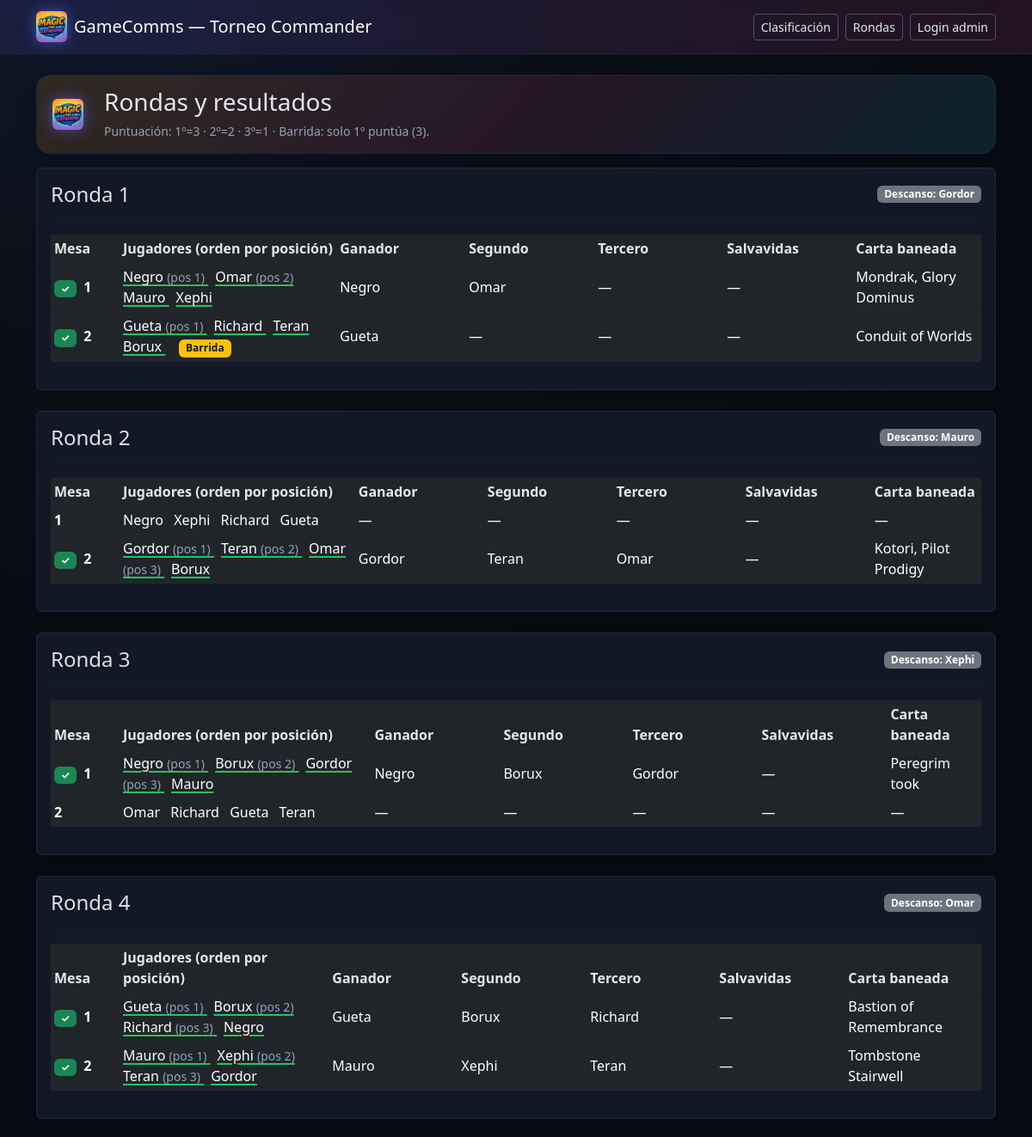
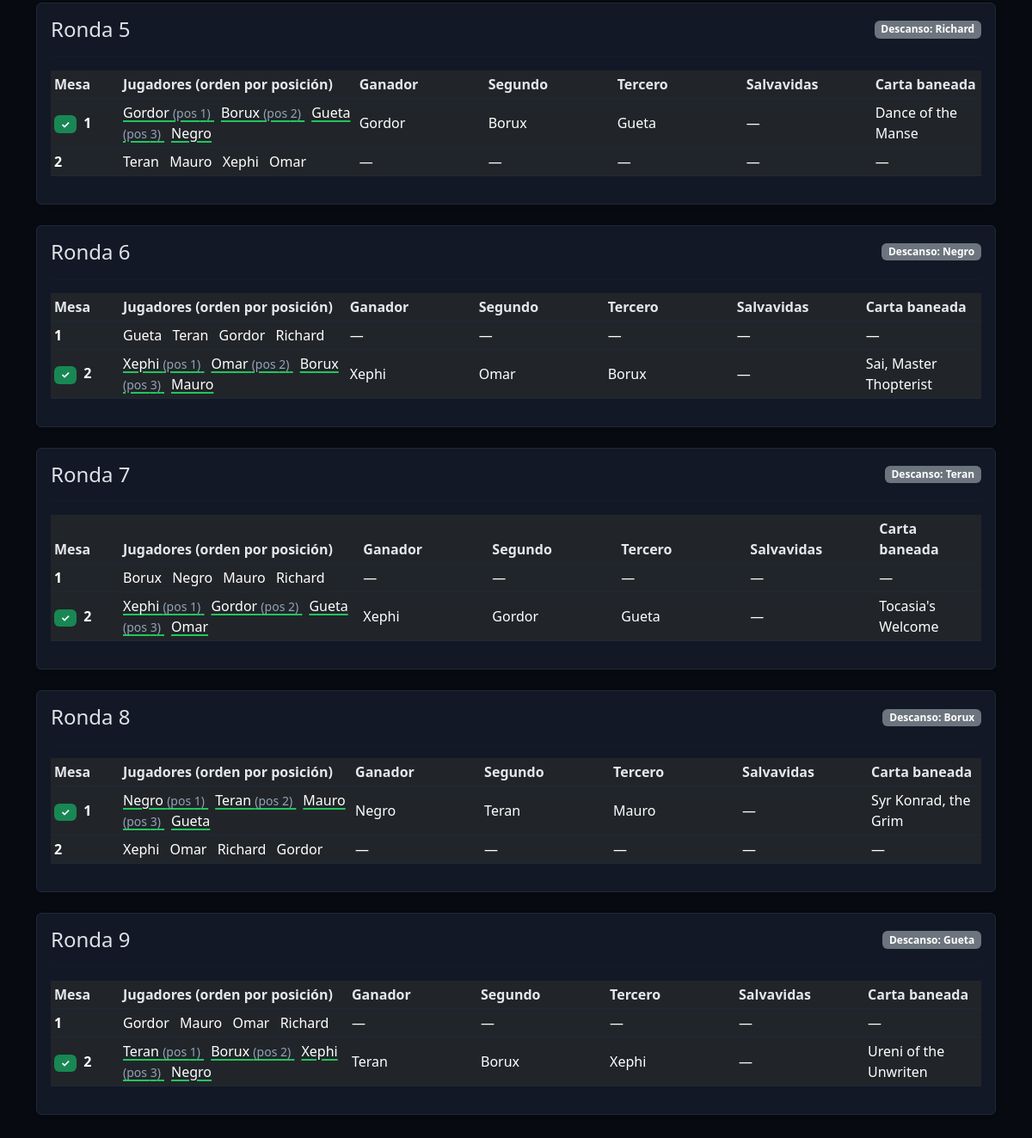
Page /rounds on the committed database (2 pictures, top to bottom).
### app.py (models this page shows)
class Player(db.Model):
    id = db.Column(db.Integer, primary_key=True)
    name = db.Column(db.String, unique=True, nullable=False)

class Game(db.Model):
    id = db.Column(db.Integer, primary_key=True)
    round_number = db.Column(db.Integer, nullable=False)
    table_no = db.Column(db.Integer, nullable=False)
    banned_card = db.Column(db.String, nullable=True)
    sweep = db.Column(db.Boolean, default=False)  # barrida: solo el 1º puntúa (3)
    save_player_id = db.Column(db.Integer, db.ForeignKey("player.id"), nullable=True)
    save_player = db.relationship("Player", foreign_keys=[save_player_id])
    created_at = db.Column(db.DateTime, default=datetime.utcnow)

### app.py (the view)
@app.route("/rounds")
def rounds_view():
    players_all = Player.query.order_by(Player.name.asc()).all()
    bye_by_round = {ri.number: (ri.bye_player.name if ri.bye_player else None,
                                ri.bye_player_id if ri.bye_player_id else None)
                    for ri in RoundInfo.query.all()}
    rounds = {}
    games = Game.query.order_by(Game.round_number.asc(), Game.table_no.asc()).all()
    for g in games:
        participants = []
        for r in sorted(g.results, key=lambda x: (x.position or 9999)):
            participants.append({"name": r.player.name, "pos": r.position})
        winner = next((r.player.name for r in g.results if r.position == 1), None)
        second = next((r.player.name for r in g.results if r.position == 2), None)
        third  = next((r.player.name for r in g.results if r.position == 3), None)
        has_winner = any(r.position == 1 for r in g.results) or bool(g.sweep)
        bye_name, bye_id = bye_by_round.get(g.round_number, (None, None))
        rounds.setdefault(g.round_number, {"bye": bye_name, "bye_id": bye_id, "games": []})
        rounds[g.round_number]["games"].append({
            "id": g.id,
            "table": g.table_no,
            "participants": participants,
            "winner": winner,
            "second": second,
            "third": third,
            "banned": g.banned_card,
            "sweep": g.sweep,
            "save": (g.save_player.name if g.save_player else None),  # Salvavidas
            "played": has_winner
        })
    ordered = []
    for number in sorted(rounds.keys()):
        r = rounds[number]
        r["games"].sort(key=lambda x: x["table"])
        ordered.append({"number": number, "bye": r["bye"], "bye_id": r["bye_id"], "games": r["games"]})
    return render_template("rounds.html",
                           rounds=ordered,
                           players_all=players_all,
                           is_admin=session.get("is_admin", False))

### templates/rounds.html (shortened to what this page needs)
<!doctype html>
<html lang="es" data-bs-theme="dark">
<head>
  <link href="https://cdn.jsdelivr.net/npm/bootstrap@5.3.3/dist/css/bootstrap.min.css" rel="stylesheet">
  <link href="{{ url_for('static', filename='dark.css') }}" rel="stylesheet">
</head>
<body class="bg-light">
  <nav class="navbar navbar-dark">
    <div class="container">
      <a class="navbar-brand d-flex align-items-center" href="{{ url_for('index') }}">
        <img src="{{ url_for('static', filename='img/gamecomms.png') }}" class="brand-logo" alt="GameComms">
        <span>GameComms — Torneo Commander</span>
      </a>
      <div class="d-flex gap-2">
        <a class="btn btn-outline-light btn-sm" href="{{ url_for('index') }}">Clasificación</a>
        <a class="btn btn-outline-light btn-sm" href="{{ url_for('rounds_view') }}">Rondas</a>
        {% if is_admin %}
          <a class="btn btn-outline-light btn-sm" href="{{ url_for('logout') }}">Cerrar sesión</a>
        {% else %}
          <a class="btn btn-outline-light btn-sm" href="{{ url_for('login') }}">Login admin</a>
        {% endif %}
      </div>
    </div>
  </nav>
  <div class="container py-4">
    <div class="hero mb-3 d-flex align-items-center gap-3">
      <img src="{{ url_for('static', filename='img/gamecomms.png') }}" class="brand-logo" alt="GameComms">
      <div>
        <h1 class="h3 mb-1">Rondas y resultados</h1>
        <small class="text-muted">Puntuación: 1º=3 · 2º=2 · 3º=1 · Barrida: solo 1º puntúa (3).</small>
      </div>
    </div>
    {% for r in rounds %}
      <div class="card shadow-sm mb-4">
        <div class="card-body">
          <div class="d-flex justify-content-between align-items-center">
            <h4 class="card-title mb-0">Ronda {{ r.number }}</h4>
              {% if is_admin %}
                <div class="d-flex align-items-center gap-2">
                  <a class="btn btn-outline-primary btn-sm"
                    href="{{ url_for('round_edit', round_no=r.number) }}">Editar mesas</a>
                  <form class="d-inline"
                        method="post"
                        action="{{ url_for('round_clear', round_no=r.number) }}"
                        onsubmit="return confirm('¿Vaciar todas las mesas de la ronda {{ r.number }}? Se mantienen los descansos.');">
                    <button class="btn btn-outline-warning btn-sm">Vaciar ronda</button>
                  </form>
                  <form class="d-flex align-items-center gap-2"
                        method="post"
                        action="{{ url_for('round_set_bye', round_no=r.number) }}">
                    <label class="form-label mb-0">Descanso:</label>
                    <select class="form-select form-select-sm" name="bye_player_id" style="width: 220px;">
                      <option value="none">Nadie</option>
                      {% for p in players_all %}
                        <option value="{{ p.id }}" {% if r.bye_id == p.id %}selected{% endif %}>{{ p.name }}</option>
                      {% endfor %}
                    </select>
                    <button class="btn btn-sm btn-primary">Guardar</button>
                  </form>
                </div>
              {% else %}
              {% if r.bye %}
                <span class="badge bg-secondary">Descanso: {{ r.bye }}</span>
              {% endif %}
            {% endif %}
          </div>
          <hr>
          <div class="table-responsive">
            <table class="table table-sm align-middle">
              <thead>
                <tr>
                  <th style="width:80px;">Mesa</th>
                  <th>Jugadores (orden por posición)</th>
                  <th style="width:150px;">Ganador</th>
                  <th style="width:150px;">Segundo</th>
                  <th style="width:150px;">Tercero</th>
                  <th style="width:150px;">Salvavidas</th>
                  <th>Carta baneada</th>
                </tr>
              </thead>
              <tbody>
                {% for g in r.games %}
                  <tr class="{% if g.played %}game-played{% endif %}">
                    <td>
                      <strong>
                        {% if g.played %}
                          <span class="badge bg-success me-1">✓</span>
                        {% endif %}
                        {{ g.table }}
                      </strong>
                    </td>
                    <td class="{% if g.played %}played-underline{% endif %}">
                      {% for p in g.participants %}
                        <span class="me-2">
                          {{ p.name }}{% if p.pos %} <small class="text-muted">(pos {{ p.pos }})</small>{% endif %}
                        </span>
                      {% endfor %}
                      {% if g.sweep %}
                        <span class="badge bg-warning text-dark ms-2">Barrida</span>
                      {% endif %}
                    </td>
                    <td>{{ g.winner or "—" }}</td>
                    <td>{{ g.second or "—" }}</td>
                    <td>{{ g.third  or "—" }}</td>
                    <td>{% if g.save %}<span class="badge bg-info">🛡️ {{ g.save }}</span>{% else %}—{% endif %}</td>
                    <td>
                      {% if g.banned %}
                        <span class="scryfall-card" data-cardname="{{ g.banned }}">{{ g.banned }}</span>
                      {% else %}—{% endif %}
                    </td>
                  </tr>
                {% endfor %}
              </tbody>
            </table>
          </div>
        </div>
      </div>
    {% endfor %}
  </div>
</body>
</html>

### static/dark.css (style rules this page uses)
:root { --bg:#0b0f17; --surface:#121826; --muted:#94a3b8; --text:#e2e8f0; --brand1:#f59e0b; --brand2:#ec4899; --brand3:#6366f1; --brand4:#22d3ee; }
html,body { background: radial-gradient(1200px 800px at 10% 0%, #0f172a 0%, var(--bg) 45%, #070a10 100%); color:var(--text); }
.navbar { background:linear-gradient(90deg, rgba(99,102,241,.12), rgba(236,72,153,.12)); backdrop-filter: blur(8px); border-bottom:1px solid #1f2937; }
.brand-logo { height:36px; margin-right:.5rem; border-radius:6px; filter:drop-shadow(0 0 8px rgba(99,102,241,.6)); }
.card { background:var(--surface); border:1px solid #1f2937; }
.table { color:var(--text); }
.table thead th { color:#e5e7eb; border-color:#1f2937; }
.table tbody tr { border-color:#1f2937; }
.btn-outline-light { border-color:#475569; color:#e2e8f0; }
.badge.bg-warning.text-dark { color:#111827 !important; }
hr { border-color:#1f2937; }
small.text-muted { color:var(--muted) !important; }
.hero { background:linear-gradient(135deg, rgba(245,158,11,.15), rgba(236,72,153,.12), rgba(34,211,238,.12)); border:1px solid #1f2937; border-radius:16px; padding:14px 18px; box-shadow:0 6px 24px rgba(2,8,23,.35); }
.game-played { background: rgba(34,197,94,.08); box-shadow: inset 3px 0 0 #22c55e; }
.played-underline { text-decoration: underline; text-decoration-color: #22c55e; text-decoration-thickness: 2px; text-underline-offset: 3px; }

### rows in the picture
Player: number "1", bye "Gordor", table "1" "2", third "—" "—" "Gordor", second "—" "Gordor", name "Gordor", pos "1", name "Gordor" "Gordor", pos "3", pos "2"
Player: name "Negro", pos "1", name "Negro" "Negro" "—" "Negro", number "6", bye "Negro", table "1" "2", second "—", third "—"
Player: name "Omar", pos "2", name "Omar" "Omar", pos "3", name "Omar", number "4", bye "Omar", table "1" "2"
Player: name "Mauro", number "2", bye "Mauro", table "1" "2", winner "—" "Mauro", second "—", third "—" "Mauro", pos "1", pos "3"
Player: name "Xephi", number "3", bye "Xephi", table "1" "2", winner "—" "Xephi" "Xephi", second "—" "Xephi", third "—" "Xephi", pos "2", pos "1", pos "3"
Game: banned "Mondrak, Glory Dominus"
Player: name "Gueta", pos "1", name "Gueta" "Gueta" "—", pos "3", name "Gueta" "Gueta" "—", number "9", bye "Gueta", table "1" "2", second "—"
Player: name "Richard", pos "3", name "Richard" "—", number "5", bye "Richard", table "1" "2", winner "—", second "—"
Player: name "Teran", pos "2", name "Teran" "—" "Teran", pos "3", name "Teran" "—", number "7", bye "Teran", table "1" "2", winner "—" "Teran", pos "1"
Player: name "Borux", pos "2", name "Borux" "Borux" "Borux" "—" "Borux", pos "3", name "Borux" "—", number "8", bye "Borux", table "1" "2", winner "—"
Game: banned "Conduit of Worlds"
Game: banned "Kotori, Pilot Prodigy"
Game: banned "Peregrim took"
Game: banned "Bastion of Remembrance"
Game: banned "Tombstone Stairwell"
Game: banned "Dance of the Manse"
Game: banned "Sai, Master Thopterist"
Game: banned "Tocasia's Welcome"
Game: banned "Syr Konrad, the Grim"
Game: banned "Ureni of the Unwriten"
